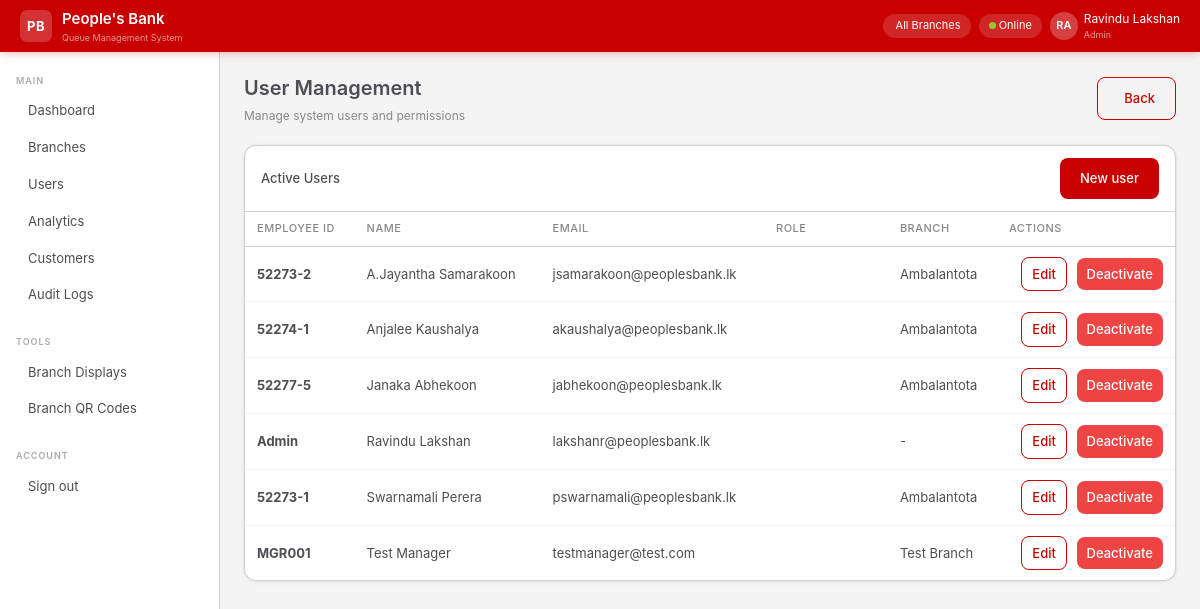
Page /admin/users (signed in) on the committed database.
### app/models/user.py (models this page shows, shortened)
class User(UserMixin, db.Model):
    __tablename__ = "users"
    id            = db.Column(db.Integer, primary_key=True)
    branch_id     = db.Column(db.Integer, db.ForeignKey("branches.id"), nullable=True)
    employee_id   = db.Column(db.String(20), unique=True, nullable=False)
    full_name     = db.Column(db.String(120), nullable=False)
    email         = db.Column(db.String(120), unique=True, nullable=False)
    password_hash = db.Column(db.String(256), nullable=False)
    role          = db.Column(db.Enum(UserRole), nullable=False)
    is_active     = db.Column(db.Boolean, default=True)
    last_login    = db.Column(db.DateTime)
    created_at    = db.Column(db.DateTime, default=datetime.utcnow)
    branch        = db.relationship("Branch", back_populates="users")
    tokens_served = db.relationship("QueueToken", back_populates="served_by_officer",
                                    foreign_keys="QueueToken.served_by", lazy="dynamic")
    audit_logs    = db.relationship("AuditLog", back_populates="user", lazy="dynamic")

### app/models/branch.py (models this page shows, shortened)
class Branch(db.Model):
    __tablename__ = "branches"
    id         = db.Column(db.Integer, primary_key=True)
    name       = db.Column(db.String(120), nullable=False)
    code       = db.Column(db.String(10), unique=True, nullable=False)
    address    = db.Column(db.Text)
    city       = db.Column(db.String(80))
    phone      = db.Column(db.String(20))
    is_active  = db.Column(db.Boolean, default=True, nullable=False)
    created_at = db.Column(db.DateTime, default=datetime.utcnow)
    users    = db.relationship("User",       back_populates="branch",   lazy="dynamic")
    counters = db.relationship("Counter",    back_populates="branch",   lazy="dynamic")
    tokens   = db.relationship("QueueToken", back_populates="branch",   lazy="dynamic")

### app/views/admin_view.py (the view)
@admin_view_bp.route("/users")
@login_required
@require_role(UserRole.ADMIN)
def users():
    users = User.query.filter_by(is_active=True).order_by(User.full_name).all()
    return render_template("admin/users.html", users=users)

### app/extensions.py (called while the page is built)
@login_manager.user_loader
def load_user(user_id):
    from app.models import User
    return User.query.get(int(user_id))

### app/templates/admin/users.html (shortened to what this page needs)
{% extends "base.html" %}
{% block content %}
<div class="pb-page-header">
  <div>
    <div class="pb-page-title">User Management</div>
    <div class="pb-page-sub">Manage system users and permissions</div>
  </div>
  <a href="/admin/dashboard" class="btn-pb-outline"> Back</a>
</div>
<div class="pb-card">
  <div class="pb-card-header">
    <div class="pb-card-title">Active Users</div>
    <a href="/admin/users/new" class="btn-pb-primary" style="margin-left:auto;">New user</a>
  </div>
  <table class="pb-table">
    <thead>
      <tr>
        <th>Employee ID</th>
        <th>Name</th>
        <th>Email</th>
        <th>Role</th>
        <th>Branch</th>
        <th>Actions</th>
      </tr>
    </thead>
    <tbody>
      {% for user in users %}
      <tr>
        <td><strong>{{ user.employee_id }}</strong></td>
        <td>{{ user.full_name }}</td>
        <td>{{ user.email }}</td>
        <td><span class="badge">{{ user.role.value|replace('_', ' ')|title }}</span></td>
        <td>{{ user.branch.name if user.branch else '-' }}</td>
        <td style="text-align:right;">
          <a href="/admin/users/{{ user.id }}/edit" class="btn-pb-outline" style="padding:6px 10px;">Edit</a>
          <form action="/admin/users/{{ user.id }}/deactivate" method="POST" style="display:inline;">
            <button type="submit" class="btn-pb-danger" style="padding:6px 10px;margin-left:6px;">Deactivate</button>
          </form>
        </td>
      </tr>
      {% endfor %}
    </tbody>
  </table>
</div>
{% endblock %}

### app/templates/base.html (shortened to what this page needs)
<!DOCTYPE html>
<html lang="en">
<head>
  <link href="https://cdn.jsdelivr.net/npm/bootstrap@5.3.2/dist/css/bootstrap.min.css" rel="stylesheet">
  <link href="https://cdn.jsdelivr.net/npm/@tabler/icons-webfont@3.3.0/dist/tabler-icons.min.css" rel="stylesheet">
  <link href="{{ url_for('static', filename='css/pbqms.css') }}" rel="stylesheet">
</head>
<body>
{% if current_user.is_authenticated %}
<nav class="pb-navbar">
  <a class="pb-navbar-brand" href="/">
    <div class="pb-navbar-logo">PB</div>
    <div>
      <div class="pb-navbar-name">People's Bank</div>
      <div style="font-size:9px;color:rgba(255,255,255,.6);">Queue Management System</div>
    </div>
  </a>
  <div class="pb-navbar-right">
    <div class="pb-navbar-chip">
      {{ current_user.branch.name if current_user.branch else 'All Branches' }}
    </div>
    <div class="pb-navbar-chip" id="connection-status">
      <span class="pb-online-dot"></span> Online
    </div>
    <div class="pb-navbar-user">
      <div class="pb-navbar-avatar">{{ current_user.full_name[:2].upper() }}</div>
      <div>
        <div>{{ current_user.full_name }}</div>
        <div style="font-size:9px;opacity:.6;">{{ current_user.role.value.replace('_',' ').title() }}</div>
      </div>
    </div>
  </div>
</nav>
<aside class="pb-sidebar">
  <div class="pb-sidebar-section">Main</div>
  {% if current_user.role.value == 'admin' %}
    <a href="/admin/dashboard" class="pb-sidebar-link {% if request.path == '/admin/dashboard' %}active{% endif %}">
       Dashboard
    </a>
    <a href="/admin/branches" class="pb-sidebar-link">
       Branches
    </a>
    <a href="/admin/users" class="pb-sidebar-link">
       Users
    </a>
    <a href="/admin/analytics" class="pb-sidebar-link">
       Analytics
    </a>
    <a href="/admin/customers" class="pb-sidebar-link">
       Customers
    </a>
    <a href="/admin/audit-logs" class="pb-sidebar-link">
       Audit Logs
    </a>
  {% endif %}
  <div class="pb-sidebar-section" style="margin-top:12px;">Tools</div>
  {% if current_user.role.value == 'admin' %}
    <a href="/admin/branches" class="pb-sidebar-link">
       Branch Displays
    </a>
    <a href="/admin/branches" class="pb-sidebar-link">
       Branch QR Codes
    </a>
  {% endif %}
  <div class="pb-sidebar-section" style="margin-top:12px;">Account</div>
  <a href="/auth/logout" class="pb-sidebar-link">
     Sign out
  </a>
</aside>
<main class="pb-main">
  {% block content %}{% endblock %}
</main>
{% else %}
  {% block public_content %}{% endblock %}
{% endif %}
</body>
</html>

### rows in the picture
User: full_name "RA", full_name "Ravindu Lakshan", role.value.replace "Admin", employee_id "Admin", email "lakshanr@peoplesbank.lk", branch "-"
User: employee_id "52273-2", full_name "A.Jayantha Samarakoon", email "jsamarakoon@peoplesbank.lk", branch "Ambalantota"
User: employee_id "52274-1", full_name "Anjalee Kaushalya", email "akaushalya@peoplesbank.lk", branch "Ambalantota"
User: employee_id "52277-5", full_name "Janaka Abhekoon", email "jabhekoon@peoplesbank.lk", branch "Ambalantota"
User: employee_id "52273-1", full_name "Swarnamali Perera", email "pswarnamali@peoplesbank.lk", branch "Ambalantota"
User: employee_id "MGR001", full_name "Test Manager", email "testmanager@test.com", branch "Test Branch"

### other values in the picture
{{ current_user.branch.name if current_user.branch else 'All Branches' }} "All Branches"
